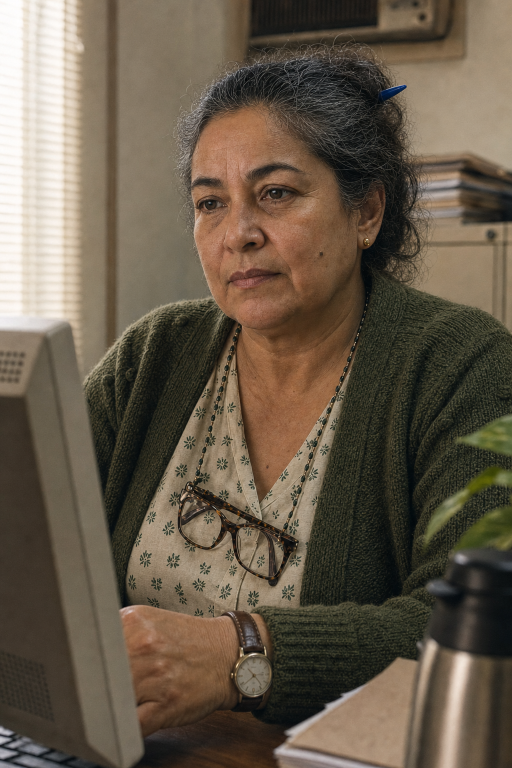
#> input picture projects/10-ads-dezembro/storyboard-r1/q01.png, 1024 x 1536 px (shown at 1/2 size); its folder holds only this picture in this run
$ python telas.py
#> lines starting #> are read from the running program, lines starting #| are printed output that depends on the picture
# Quadros 1080x1920 com os textos de tela (fora a legenda)
from PIL import Image, ImageDraw, ImageFont
R='/home/user/licit-conteudo/'; F=R+'assets/fonts/Sora-Variable.ttf'
def font(s,w=500):
    f=ImageFont.truetype(F,s)
    try: f.set_variation_by_axes([w])
    except Exception: pass
    return f
GRAF=(16,18,24); FLO=(36,61,50); LIM=(168,242,122); BR=(255,255,255); AP=(89,97,110); SUP=(244,246,249)
W,H=1080,1920
def base(fn):
#> called with fn = 'q01.png'
    im=Image.open(fn).convert('RGB'); s=H/im.height; im=im.resize((int(im.width*s),H),Image.LANCZOS)
#> in base, im is the input picture: PIL image 1024x1536 RGB; mean R, G, B 102.5, 90.1, 74
#> after `s = H / im.height`: s = 1.25
    x=(im.width-W)//2; return im.crop((x,0,x+W,H))
#> after `x = (im.width - W) // 2`: x = 100
#> after `return im.crop((x, 0, x + W, H))`:
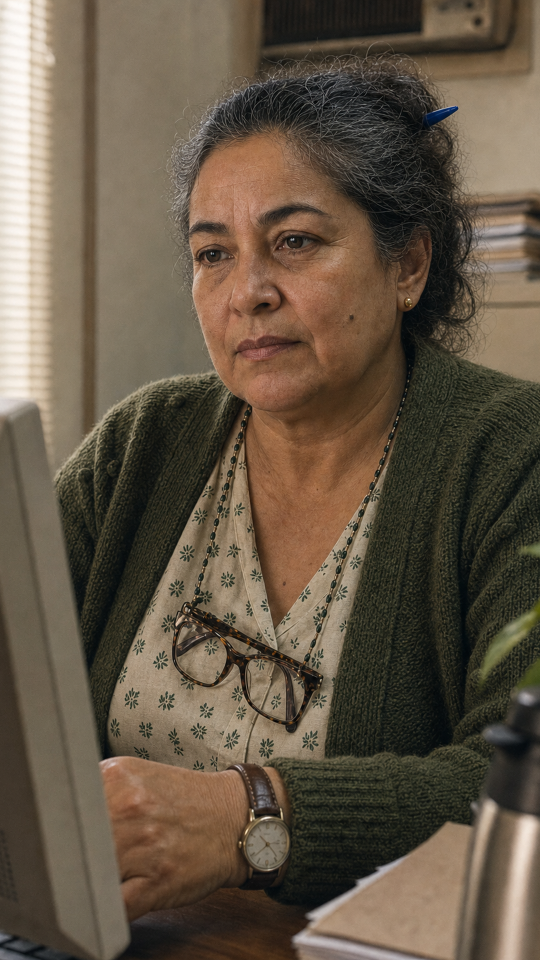
#> returned value: PIL image 1080x1920 RGB (shown at 1/2 size); mean R, G, B 99.7, 86.4, 69.9
def pill(d,cx,cy,t,f,fg,bg,pad=(44,22)):
    w=d.textlength(t,font=f); h=f.size
    d.rounded_rectangle((cx-w/2-pad[0],cy-h/2-pad[1],cx+w/2+pad[0],cy+h/2+pad[1]),(h+2*pad[1])//2,fill=bg); d.text((cx,cy),t,font=f,fill=fg,anchor='mm')
import os; os.makedirs('telas',exist_ok=True)
#> (the run stopped early here; a loop or call above may not have finished)
